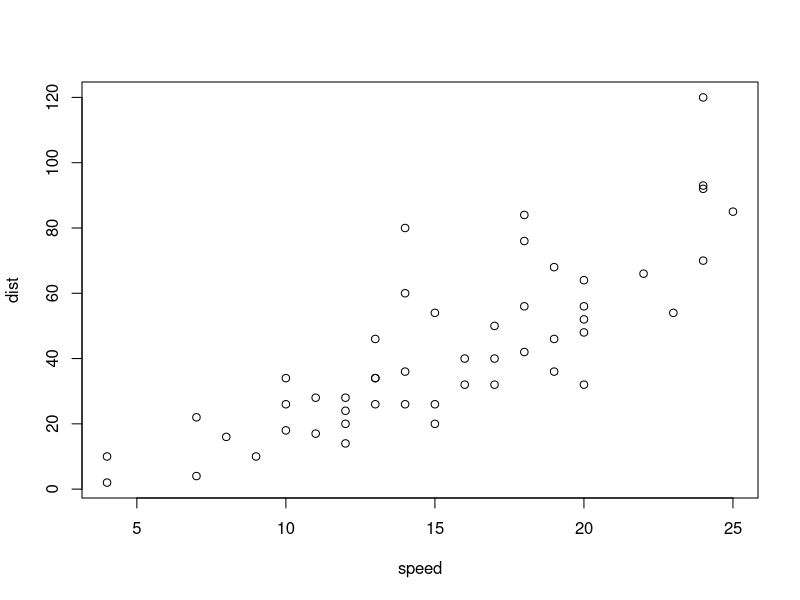
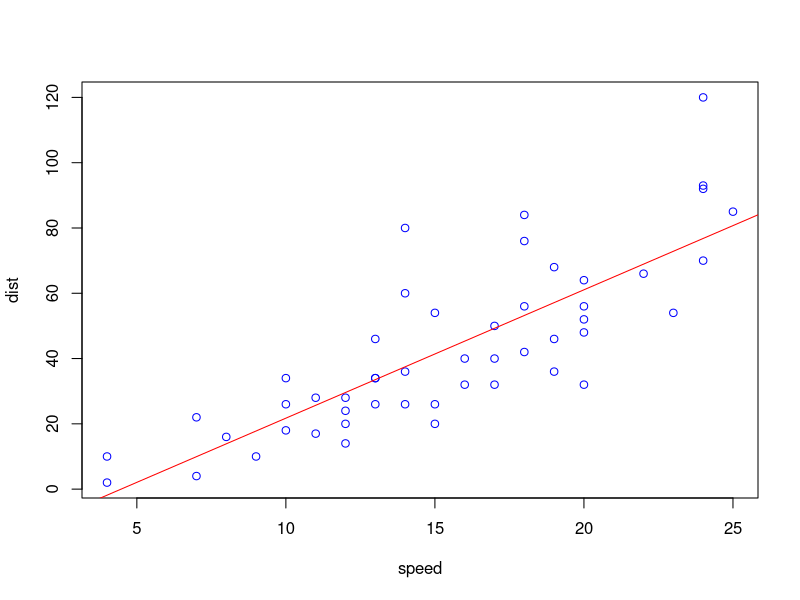

Write the R code that produced these figures, in order.
## ---- chunk 1
summary(cars)
## ---- chunk 2
plot(cars)
## ---- chunk 3
plot(cars,col="blue")
abline(lm(cars$dist~cars$speed),col="red")
